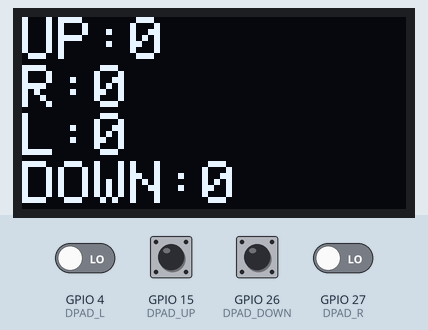
Simulated run of this sketch. Board: ESP32. On the bench: 128×64 one-colour display. The inputs (shaded band) are chosen by the test bench; at power-on: GPIO 4 (DPAD_L), GPIO 15 (DPAD_UP), GPIO 26 (DPAD_DOWN), GPIO 27 (DPAD_R) LOW.

Above: at 3.2 s.
3.3 s: GPIO 4 (DPAD_L) driven HIGH
At 5.2 s:
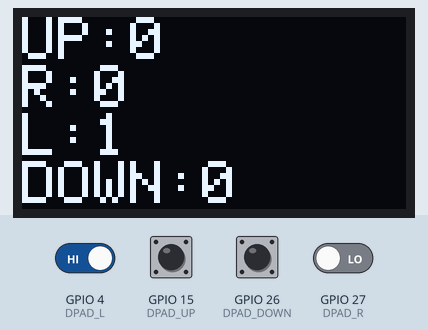
5.6 s: GPIO 15 (DPAD_UP) pulled HIGH for 1.25 s
At 6.9 s:
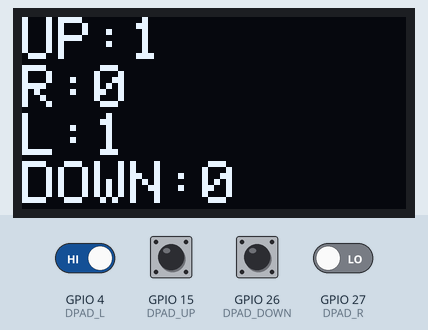
8.6 s: GPIO 26 (DPAD_DOWN) pulled HIGH for 1.25 s
At 10.0 s:
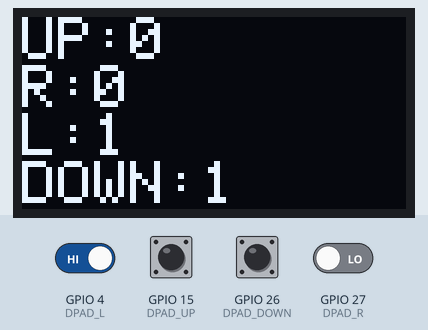
11.7 s: GPIO 27 (DPAD_R) driven HIGH
At 12.9 s:
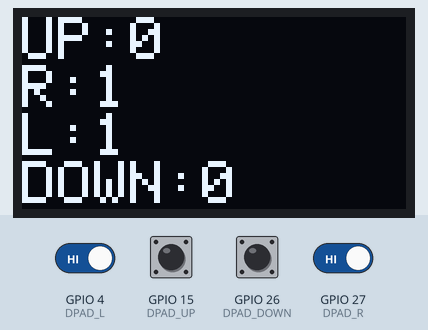
13.8 s: GPIO 4 (DPAD_L) driven LOW
At 15.1 s:
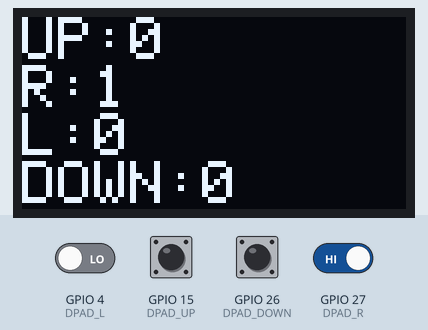
15.8 s: GPIO 15 (DPAD_UP) pulled HIGH for 1.25 s
At 17.2 s:
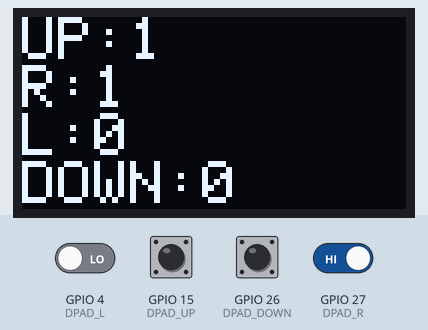
Timing chart, 0 to 18.8 s (numbered marks = the images above; inputs shaded):
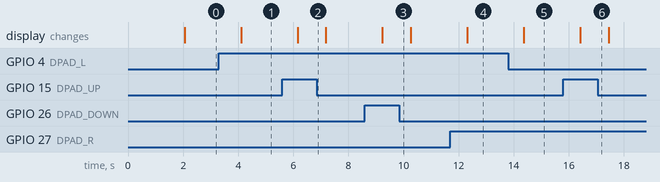

The sketch:

dpad_menu_oleddisplay.ino
```cpp
/*
* DESCRIPTION
*
* Working:
*
* Pin connections:
*   SCL of OLED -> SCL (PIN 22) of ESP32
*   SDA of OLED -> SDA (PIN 21) of ESP32
*   GND of OLED -> GND of ESP32
*   Vcc of OLED -> 3.3V of ESP32
*
*   DPAD_UP -> D15
*   DPAD_R -> D2
*   DPAD_L -> D4
*   DPAD_DOWN -> D13
*/
// Interesting resource explaining how BLE works: https://devzone.nordicsemi.com/guides/short-range-guides/b/bluetooth-low-energy/posts/ble-characteristics-a-beginners-tutorial

//------------------INCLUDES------------------------
#include <HX711_ADC.h>
#if defined(ESP8266)|| defined(ESP32) || defined(AVR)
#include <EEPROM.h>
// OLED
#include <Wire.h>
#include <Adafruit_GFX.h>
#include <Adafruit_SSD1306.h>
// String
#include <string>
#endif
//--------------------------------------------------


//--------------------DEFINES-------------------------
#define SCREEN_WIDTH 128 // OLED display width, in pixels
#define SCREEN_HEIGHT 64 // OLED display height, in pixels
//----------------------------------------------------

//--------------------GLOBAL VARIABLES-----------------

Adafruit_SSD1306 display(SCREEN_WIDTH, SCREEN_HEIGHT, &Wire, -1); // Instantiate an SSD1306 display connected to I2C

// Pins:
const int DPAD_UP = 15;
const int DPAD_R = 27;
const int DPAD_L = 4;
const int DPAD_DOWN = 26;

// Define default state of DPAD buttons
int dpad_up_state = 0;
int dpad_r_state = 0;
int dpad_l_state = 0;
int dpad_down_state = 0;
//-----------------------------------------------------

//--------------------HELPER FUNCTIONS-----------------
// Add your helper functions here
//-----------------------------------------------------

void setup() {

  Serial.begin(9600);

  if(!display.begin(SSD1306_SWITCHCAPVCC, 0x3C)) { // Address 0x3D for 128x64
  Serial.println(F("SSD1306 allocation failed"));
  for(;;);
  }
  delay(2000);

  // Setup Pins
  pinMode(DPAD_UP,INPUT);
  pinMode(DPAD_R,INPUT);
  pinMode(DPAD_L,INPUT);
  pinMode(DPAD_DOWN,INPUT);
}

void loop() {

  dpad_up_state = digitalRead(DPAD_UP);
  dpad_r_state = digitalRead(DPAD_R);
  dpad_l_state = digitalRead(DPAD_L);
  dpad_down_state = digitalRead(DPAD_DOWN);

  display.clearDisplay();
  display.setTextSize(2);
  display.setTextColor(WHITE);
  display.setCursor(0,0);
  display.print("UP:");
  display.println(String(dpad_up_state));
  display.print("R:");
  display.println(String(dpad_r_state));
  display.print("L:");
  display.println(String(dpad_l_state));
  display.print("DOWN:");
  display.println(String(dpad_down_state));
  display.display();
  delay(1000);
}
```

Measured:
- after the input at 3.3 s, the display: changes after 0.81 s (image 1)
- after the input at 5.6 s, the display: changes after 0.56 s (image 2)
- after the input at 8.6 s, the display: changes after 0.64 s (image 3)
- after the input at 11.7 s, the display: changes after 0.61 s (image 4)
- after the input at 13.8 s, the display: changes after 0.56 s (image 5)
- after the input at 15.8 s, the display: changes after 0.61 s (image 6)
